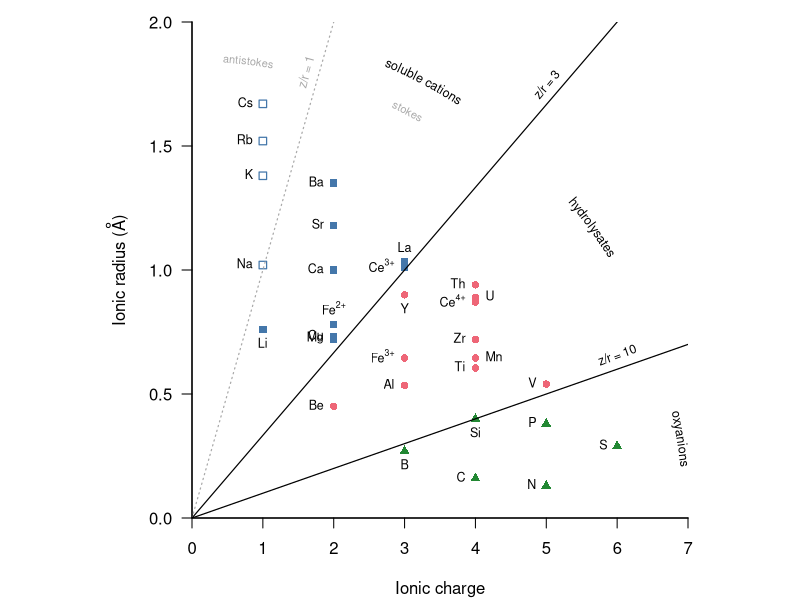

This chart was generated by the following R code:
# Import data ==================================================================
goldschmidt <- read.table("goldschmidt.csv", sep = ",", dec = ".",
                          header = TRUE, row.names = NULL, encoding = "UTF-8")

# Plot diagram =================================================================
# Set graphical parameters -----------------------------------------------------
par(fig = c(0, 1, 0, 1), mar = c(4, 5, 1, 1) + 0.1,
    cex = 1, cex.axis = 1, cex.lab = 1, lwd = 1.2,
    xpd = FALSE, las = 1, pty = "s", new = FALSE)

ionic_potential <- goldschmidt$z / goldschmidt$r
pch <- dplyr::case_when(
  ionic_potential < 1 ~ 0,
  ionic_potential < 3 ~ 15,
  ionic_potential < 10 ~ 16, TRUE ~ 17
)
col <- dplyr::case_when(
  ionic_potential < 3 ~ "#4477AA",
  ionic_potential < 10 ~ "#EE6677",
  TRUE ~ "#228833"
)

# Plot diagram -----------------------------------------------------------------
plot(
  x = goldschmidt$z, y = goldschmidt$r,
  pch = pch, col = col, cex = 1,
  xlab = "Ionic charge", ylab = expression("Ionic radius ("*ring(A)*")"),
  xlim = c(0, 7), ylim = c(0, 2),
  bty = "l", xaxs = "i", yaxs = "i"
)

# Add labels -------------------------------------------------------------------
goldschmidt_lab <- as.character(goldschmidt$symbol)
ion <- which(goldschmidt_lab %in% c("Fe(II)", "Fe(III)", "Ce(III)", "Ce(IV)"))
goldschmidt_lab[ion] <- c(expression("Fe"^"2+"), 
                          expression("Fe"^"3+"), 
                          expression("Ce"^"3+"), 
                          expression("Ce"^"4+"))

text(
  x = goldschmidt$z, y = goldschmidt$r,
  labels = goldschmidt_lab,
  pos = c(1,2,2,2,2,2,2,2,3,2,2,2,1,2,2,1,2,3,2,1,2,4,2,2,4,2,2,2,2,2),
  cex = 0.75
)

# Add sectors ------------------------------------------------------------------
abline(a = 0, b = 1, lty = 3, lwd = 1.2, col = "darkgrey")
text(x = 1.6, y = 1.8, srt = 75, labels = "z/r = 1", cex = 0.75, col = "darkgrey")
abline(a = 0, b = 3^-1, lty = 1, lwd = 1.2)
text(x = 5, y = 1.75, srt = 50, labels = "z/r = 3", cex = 0.75)
abline(a = 0, b = 10^-1, lty = 1, lwd = 1.2)
text(x = 6, y = 0.66, srt = 20, labels = "z/r = 10", cex = 0.75)

plotrix::arctext("antistokes", center = c(0,0), radius = 6.5, middle = pi/2.17, 
                 cex = 0.66, col = "darkgrey")
plotrix::arctext("stokes", center = c(0,0), radius = 6.5, middle = pi/2.9, 
                 cex = 0.66, col = "darkgrey")
plotrix::arctext("soluble cations", center = c(0,0), radius = 7, middle = pi/2.9, 
                 cex = 0.75)
plotrix::arctext("hydrolysates", center = c(0,0), radius = 7, middle = pi/5,
                 cex = 0.75)
plotrix::arctext("oxyanions", center = c(0,0), radius = 7, middle = pi/19.5,
                 cex = 0.75)
